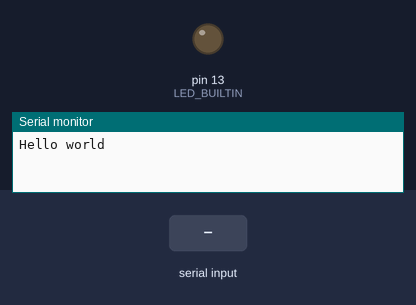
The sketch below on a simulated Arduino Uno, built with avr-gcc and run on an emulated ATmega328P. On the bench: output pins drawn as LEDs (lit = HIGH), the last lines printed to the serial monitor. Dashed ring = blinking. The test bench sets the inputs (shaded band).

Above: at 1.2 s.
1.3 s: "s" received over Serial
At 2.9 s:
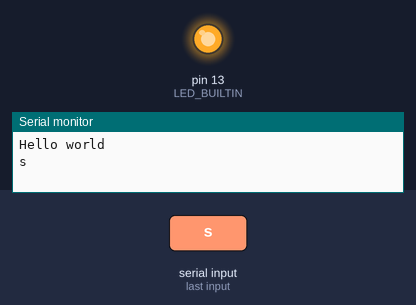
4.3 s: "a" received over Serial
At 5.9 s:
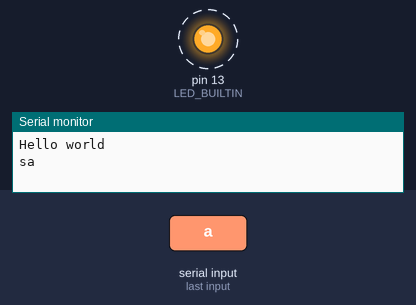
Timing chart, 0 to 7.5 s (numbered marks = the images above; inputs shaded):
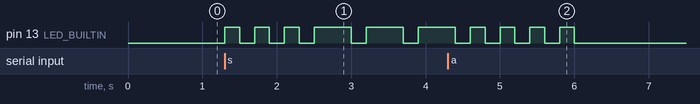

The sketch:

USBserialport.ino
```cpp
#include <string.h>
char character;


void setup() // 부팅시 한번만 실행되는 역활 기초작업?? 초기화용임
{
    Serial.begin(9600);
    Serial.println("Hello world");
    pinMode(LED_BUILTIN, OUTPUT);
}

void Call_SOS()
{
    digitalWrite(LED_BUILTIN, HIGH);
    delay(200);
    digitalWrite(LED_BUILTIN, LOW);
    delay(200);
    digitalWrite(LED_BUILTIN, HIGH);
    delay(200);
    digitalWrite(LED_BUILTIN, LOW);
    delay(200);
    digitalWrite(LED_BUILTIN, HIGH);
    delay(200);
    digitalWrite(LED_BUILTIN, LOW);
    delay(200);
    digitalWrite(LED_BUILTIN, HIGH);
    delay(500);
    digitalWrite(LED_BUILTIN, LOW);
    delay(200);
    digitalWrite(LED_BUILTIN, HIGH);
    delay(500);
    digitalWrite(LED_BUILTIN, LOW);
    delay(200);
    digitalWrite(LED_BUILTIN, HIGH);
    delay(500);
    digitalWrite(LED_BUILTIN, LOW);
    delay(200);
    digitalWrite(LED_BUILTIN, HIGH);
    delay(200);
    digitalWrite(LED_BUILTIN, LOW);
    delay(200);
    digitalWrite(LED_BUILTIN, HIGH);
    delay(200);
    digitalWrite(LED_BUILTIN, LOW);
    delay(200);
    digitalWrite(LED_BUILTIN, HIGH);
    delay(200);
    digitalWrite(LED_BUILTIN, LOW);
    delay(200);


}

void Call_A()
{
    digitalWrite(LED_BUILTIN, HIGH);
    delay(200);
    digitalWrite(LED_BUILTIN, LOW);
    delay(200);
}
void loop()
{
    if(Serial.available())
    {
        character = Serial.read();
        Serial.print(character);
        if (character =='a')
        {
            Call_A();
        }
        if(character == 's')
        {
            Call_SOS();
        }


    }

}
```

Measured:
- after the input at 1.3 s, pin 13 (LED_BUILTIN): goes 3 × (HIGH 0.20 s, LOW 0.20 s), HIGH 0.50 s, LOW 0.20 s, HIGH 0.50 s, LOW 0.20 s, then HIGH, starting at once
